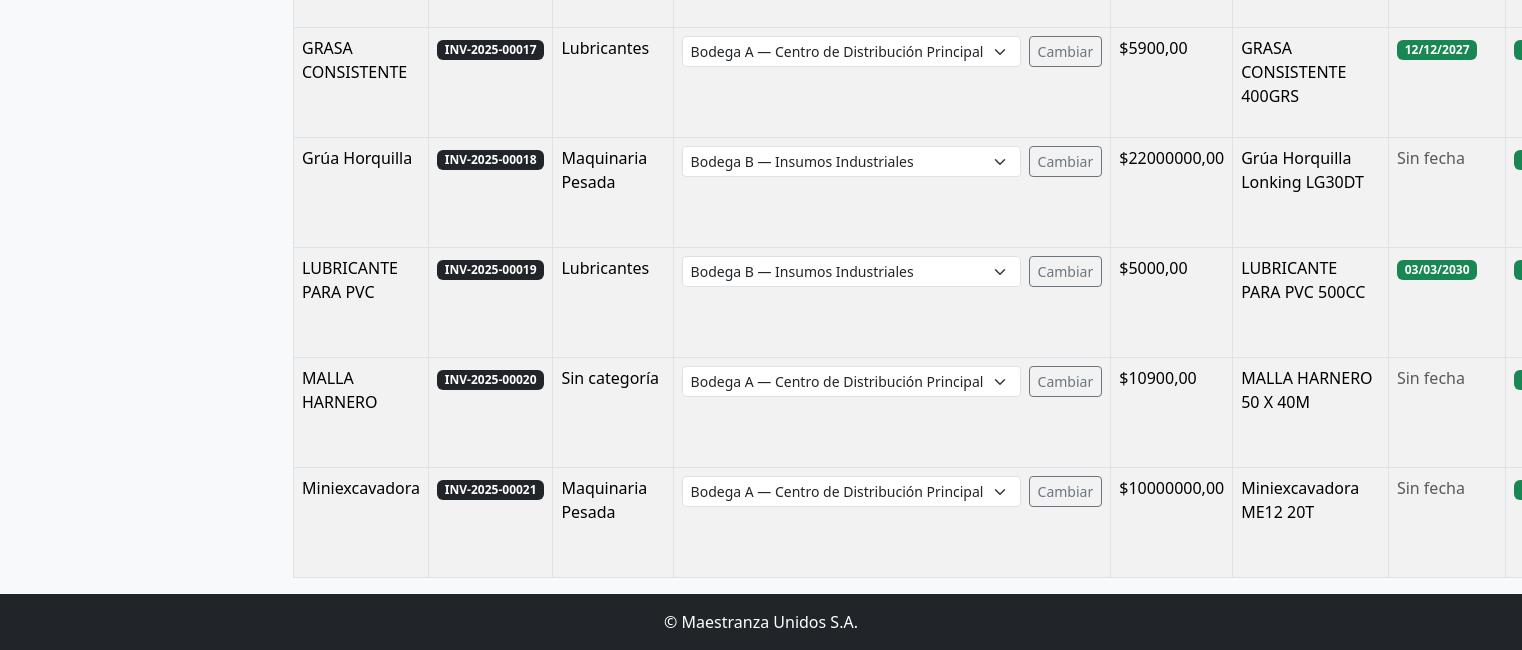
Page /productos/crud/ (signed in, lower part) on the earlier database version.
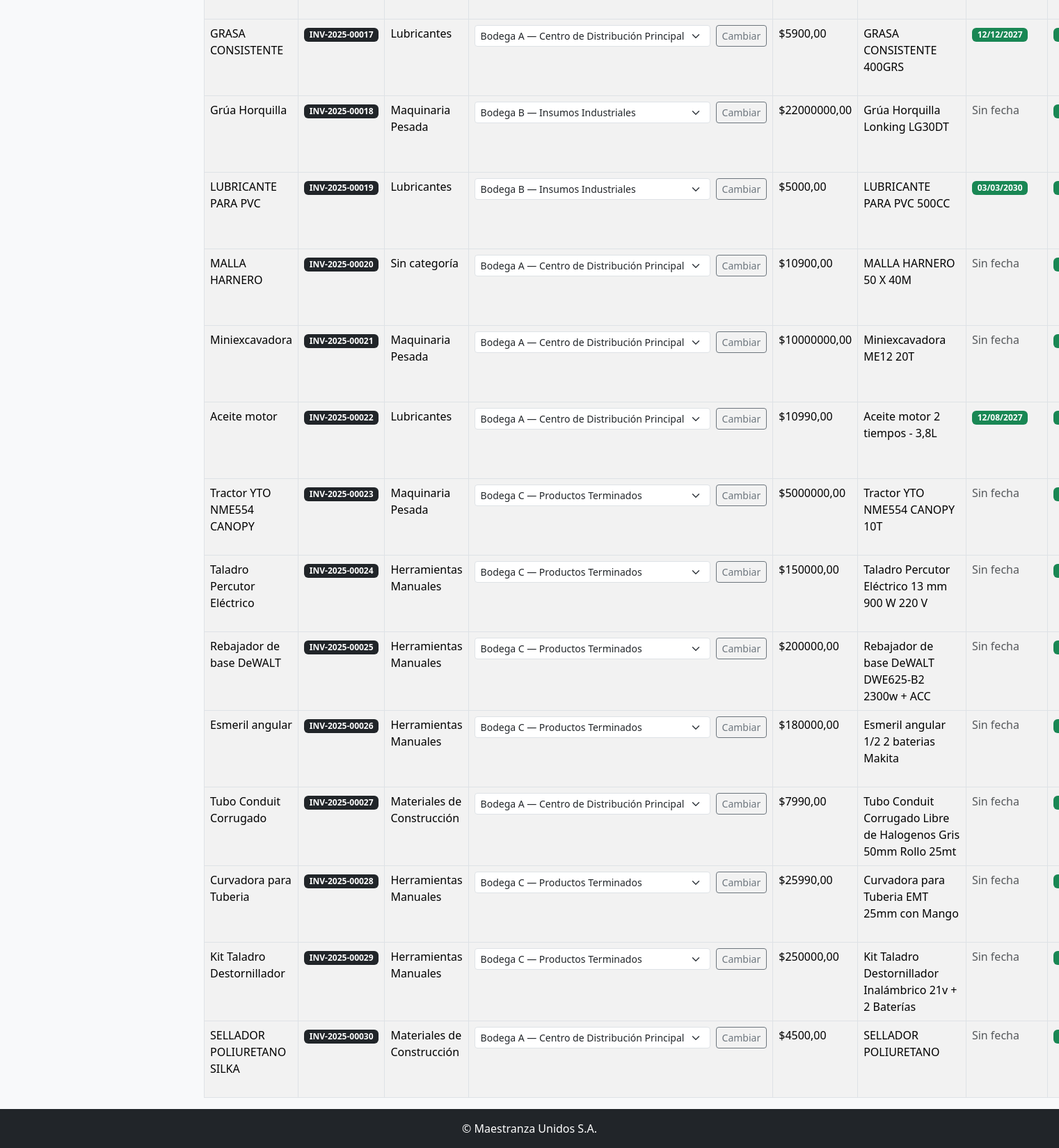
Same page on the later database version.
### inventario/models.py (models this page shows, shortened)
class Producto(models.Model):
    nombre = models.CharField(max_length=100)
    categoria = models.ForeignKey(
        CategoriaProducto,
        on_delete=models.SET_NULL,
        null=True,
        blank=True,
        related_name='productos'
    )
    descripcion = models.TextField(blank=True)
    precio = models.DecimalField(max_digits=10, decimal_places=2)
    imagen = models.ImageField(upload_to='productos/', null=True, blank=True)
    fecha_vencimiento = models.DateField(null=True, blank=True)
    stock = models.PositiveIntegerField(default=0)
    stock_minimo = models.PositiveIntegerField(default=1)
    serial_number = models.CharField(
        max_length=20,
        unique=True,
        editable=False,
        blank=True,
        help_text="Número de serie generado automáticamente"
    )
    bodega = models.ForeignKey(
        Bodega,
        on_delete=models.CASCADE,
        related_name='productos',
        null=True,
        blank=True
    )

class CategoriaProducto(models.Model):
    nombre = models.CharField(max_length=100, unique=True)

class Bodega(models.Model):
    nombre = models.CharField(max_length=100, unique=True)

### inventario/views.py (the view)
# urls.py: path('productos/crud/', views.producto_crud, name='producto_crud'),
@login_required
@groups_required('Gestor de Inventario', 'Almacén')
def producto_crud(request):
    categoria_id = request.GET.get('categoria')
    bodega_id = request.GET.get('bodega')
    categorias = CategoriaProducto.objects.order_by('nombre')
    bodegas = Bodega.objects.order_by('nombre')
    productos = Producto.objects.all()
    if categoria_id:
        productos = productos.filter(categoria_id=categoria_id)
    if bodega_id:
        productos = productos.filter(bodega_id=bodega_id)
    if 'delete' in request.GET:
        producto = get_object_or_404(Producto, pk=request.GET['delete'])
        producto.delete()
        return redirect('producto_crud')
    return render(request, 'inventario/producto_crud.html', {
        'productos': productos,
        'categorias': categorias,
        'bodegas': bodegas,
        'categoria_seleccionada': int(categoria_id) if categoria_id else None,
        'bodega_seleccionada': int(bodega_id) if bodega_id else None,
        'today': date.today(),
        'today_plus_7': date.today() + timedelta(days=7),
    })

### inventario/views.py (called while the page is built)
def groups_required(*group_names):
    def check_groups(user):
        return user.is_authenticated and (
            user.groups.filter(name__in=group_names).exists() or user.groups.filter(name='Administrador').exists()
        )
    return user_passes_test(check_groups)

### inventario/templates/inventario/producto_crud.html (shortened to what this page needs)
{% extends 'inventario/base.html' %}
{% block content %}
<div class="container mt-5">
  <table class="table table-bordered table-striped">
    <tbody>
      {% for producto in productos %}
        <tr>
          <td>{{ producto.nombre }}</td>
          <td><span class="badge bg-dark">{{ producto.serial_number }}</span></td>
          <td>{{ producto.categoria.nombre|default:"Sin categoría" }}</td>
          <td>
            {% if request.user.groups.first and request.user.groups.first.name != 'Almacén' %}
              <form method="post" action="{% url 'cambiar_bodega' producto.id %}" class="d-flex align-items-center">
                <select name="nueva_bodega" class="form-select form-select-sm me-2" style="width: auto;">
                  {% for b in bodegas %}
                    <option value="{{ b.id }}" {% if producto.bodega and producto.bodega.id == b.id %}selected{% endif %}>
                      {{ b.nombre }}
                    </option>
                  {% endfor %}
                </select>
                <button type="submit" class="btn btn-sm btn-outline-secondary">Cambiar</button>
              </form>
            {% else %}
              {{ producto.bodega.nombre }}
            {% endif %}
          </td>
          {% if request.user.groups.first and request.user.groups.first.name == 'Administrador' %}
            <td>${{ producto.precio }}</td>
          {% endif %}
          <td>{{ producto.descripcion }}</td>
          <td>
            {% if producto.fecha_vencimiento %}
              {% if producto.fecha_vencimiento < today %}
                <span class="badge bg-danger">Vencido ({{ producto.fecha_vencimiento|date:"d/m/Y" }})</span>
              {% elif producto.fecha_vencimiento <= today_plus_7 %}
                <span class="badge bg-warning text-dark">Por vencer ({{ producto.fecha_vencimiento|date:"d/m/Y" }})</span>
              {% else %}
                <span class="badge bg-success">{{ producto.fecha_vencimiento|date:"d/m/Y" }}</span>
              {% endif %}
            {% else %}
              <span class="text-muted">Sin fecha</span>
            {% endif %}
          </td>
          <td>
            {% if producto.stock <= producto.stock_minimo %}
              <span class="badge bg-danger">Bajo ({{ producto.stock }})</span>
            {% else %}
              <span class="badge bg-success">{{ producto.stock }}</span>
            {% endif %}
          </td>
        </tr>
      {% empty %}
        <tr><td colspan="9" class="text-center">No hay productos registrados.</td></tr>
      {% endfor %}
    </tbody>
  </table>
</div>
{% endblock %}

Differences in the rows shown:
added Producto: nombre "Aceite motor", serial_number "INV-2025-00022", categoria.nombre "Lubricantes", nueva_bodega "Bodega A — Centro de Distribución Principal", precio "10990,00", descripcion "Aceite motor 2 tiempos - 3,8L", fecha_vencimiento "12/08/2027"
added Producto: nombre "Tractor YTO NME554 CANOPY", serial_number "INV-2025-00023", categoria.nombre "Maquinaria Pesada", nueva_bodega "Bodega C — Productos Terminados", precio "5000000,00", descripcion "Tractor YTO NME554 CANOPY 10T", shows "Sin fecha"
added Producto: nombre "Taladro Percutor Eléctrico", serial_number "INV-2025-00024", categoria.nombre "Herramientas Manuales", nueva_bodega "Bodega C — Productos Terminados", precio "150000,00", descripcion "Taladro Percutor Eléctrico 13 mm 900 W 220 V", shows "Sin fecha"
added Producto: nombre "Rebajador de base DeWALT", serial_number "INV-2025-00025", categoria.nombre "Herramientas Manuales", nueva_bodega "Bodega C — Productos Terminados", precio "200000,00", descripcion "Rebajador de base DeWALT DWE625-B2 2300w + ACC", shows "Sin fecha"
added Producto: nombre "Esmeril angular", serial_number "INV-2025-00026", categoria.nombre "Herramientas Manuales", nueva_bodega "Bodega C — Productos Terminados", precio "180000,00", descripcion "Esmeril angular 1/2 2 baterias Makita", shows "Sin fecha"
added Producto: nombre "Tubo Conduit Corrugado", serial_number "INV-2025-00027", categoria.nombre "Materiales de Construcción", nueva_bodega "Bodega A — Centro de Distribución Principal", precio "7990,00", descripcion "Tubo Conduit Corrugado Libre de Halogenos Gris 50mm Rollo 25mt", shows "Sin fecha"
added Producto: nombre "Curvadora para Tuberia", serial_number "INV-2025-00028", categoria.nombre "Herramientas Manuales", nueva_bodega "Bodega C — Productos Terminados", precio "25990,00", descripcion "Curvadora para Tuberia EMT 25mm con Mango", shows "Sin fecha"
added Producto: nombre "Kit Taladro Destornillador", serial_number "INV-2025-00029", categoria.nombre "Herramientas Manuales", nueva_bodega "Bodega C — Productos Terminados", precio "250000,00", descripcion "Kit Taladro Destornillador Inalámbrico 21v + 2 Baterías", shows "Sin fecha"
added Producto: nombre "SELLADOR POLIURETANO SILKA", serial_number "INV-2025-00030", categoria.nombre "Materiales de Construcción", nueva_bodega "Bodega A — Centro de Distribución Principal", precio "4500,00", descripcion "SELLADOR POLIURETANO", shows "Sin fecha"
